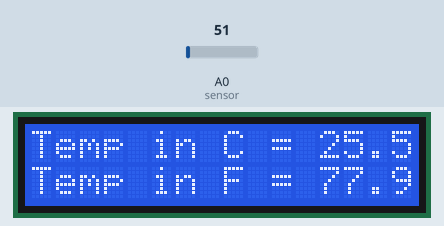
Recording of a sketch running on a simulated Arduino Uno, built with avr-gcc and run on an emulated ATmega328P. Shown: 16×2 character LCD. Inputs (shaded band) come from the test bench; at power-on: A0 (sensor) = 51. What the sketch prints to the serial monitor is not drawn.

Above: at 1.6 s.
1.7 s: A0 (sensor) set to 21
At 3.2 s:
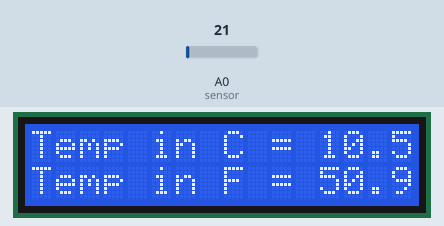
3.5 s: A0 (sensor) set to 17
At 4.7 s:
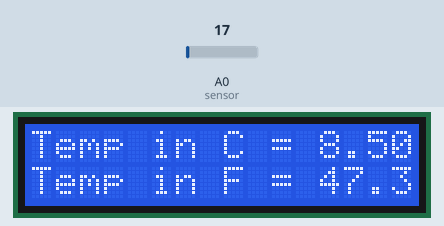
5.5 s: A0 (sensor) set to 30
At 7.5 s:
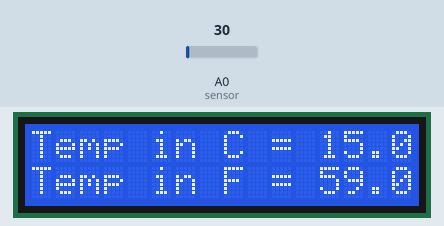
Timing chart, 0 to 9.0 s (numbered marks = the images above; inputs shaded):
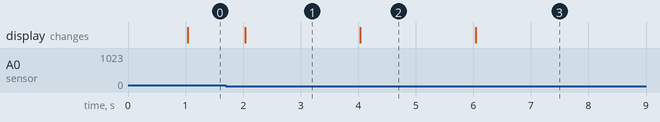

Measured:
- the behaviour switches between 20 and 19 on A0 (sensor) (found by bisection; images 1 and 2)
- after the input at 1.7 s, the display: changes after 0.34 s (image 1)
- after the input at 3.5 s, the display: changes after 0.54 s (image 2)
- after the input at 5.5 s, the display: changes after 0.54 s (image 3)

The sketch:

part1.ino
```cpp
#include <Wire.h>
#include <LiquidCrystal_I2C.h>

const int sensor = A0;
const int iteration = 100;

const unsigned long event_interval = 1000;
unsigned long prev_time = 0;


LiquidCrystal_I2C lcd(0x27, 16, 2);

float calc_celsius(){
    int temp_val = analogRead(sensor);
    float temp = (temp_val*5.0)/10;
    return temp;
}

void displayTemp(float tempc, float tempf){
    lcd.setCursor(0,0);
    lcd.print("Temp in C = ");
    lcd.println(tempc);
    lcd.setCursor(0,1);
    lcd.print("Temp in F = ");
    lcd.println(tempf);
}

void setup() {
    Serial.begin(9600);
    pinMode(sensor, INPUT);

    lcd.init();
    lcd.backlight();

    lcd.setCursor(0, 0);
    lcd.print("   Activity 3 ");
    lcd.setCursor(0, 1);
    lcd.print("  LM35 Sensor");
}

void loop() {
    unsigned long curr_time = millis();

    if(curr_time - prev_time >= event_interval){

        /*float avg_temp = 0;*/
        float avg_temp = calc_celsius();

        /*for(int i =0; i < iteration; i++){*/
            /*float temp  = calc_celsius();*/
            /*avg_temp += temp;*/
        /*}*/
        /*Serial.print("total: ");*/
        /*Serial.println(avg_temp);*/
        /*avg_temp /= iteration;*/

        float tempF = (avg_temp * 9/5) + 32;

        Serial.println(avg_temp);

        displayTemp(avg_temp, tempF);


        prev_time = curr_time;
    }
}
```
